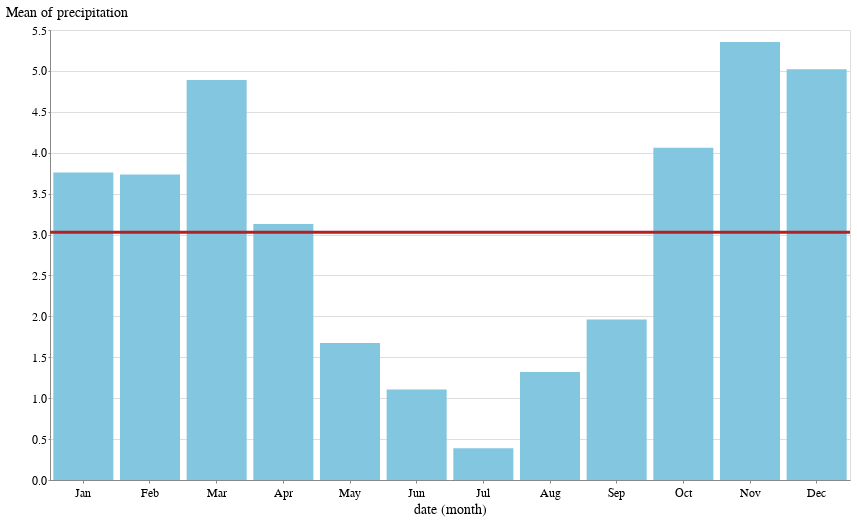

Source (notebook cell):
### Markdown cell above
#### Interactive Average

The plot below uses an interval selection, which causes the chart to include an interactive brush (shown in grey). The brush selection parameterizes the red guideline, which visualizes the average value within the selected interval.

### Code cell
source = data.seattle_weather()
brush = alt.selection(type='interval', encodings=['x'])

bars = alt.Chart().mark_bar().encode(
    x='month(date):O',
    y='mean(precipitation):Q',
    opacity=alt.condition(brush, alt.OpacityValue(1), alt.OpacityValue(0.7)),
).add_selection(
    brush
)

line = alt.Chart().mark_rule(color='firebrick').encode(
    y='mean(precipitation):Q',
    size=alt.SizeValue(3)
).transform_filter(
    brush
)

alt.layer(bars, line, data=source)

### Figure 1 — Vega-Lite specification as saved in the notebook (floating-point values rounded to 4 significant figures; data arrays with more than 128 entries replaced by an {"elided": "..."} marker saying what was removed)
{"config": {"view": {"width": 800, "height": 450}, "background": "#ffffff", "title": {"anchor": "start", "font": "BentonGothic-Bold, sans", "fontColor": "#000000", "fontSize": 22, "fontWeight": "normal"}, "arc": {"fill": "#82c6df"}, "area": {"fill": "#82c6df"}, "line": {"stroke": "#82c6df", "strokeWidth": 3}, "path": {"stroke": "#82c6df"}, "rect": {"fill": "#82c6df"}, "shape": {"stroke": "#82c6df"}, "bar": {"fill": "#82c6df"}, "point": {"stroke": "#82c6df"}, "symbol": {"fill": "#82c6df", "size": 30}, "axis": {"titleFont": "BentonGothic-Bold, sans", "titleFontSize": 14, "titleFontWeight": "normal", "labelFont": "BentonGothic, sans", "labelFontSize": 12, "labelFontWeight": "normal"}, "axisX": {"labelAngle": 0, "labelPadding": 4, "tickSize": 3}, "axisY": {"labelBaseline": "middle", "maxExtent": 45, "minExtent": 45, "tickSize": 2, "titleAlign": "left", "titleAngle": 0, "titleX": -45, "titleY": -11}, "legend": {"titleFont": "BentonGothic-Bold, sans", "titleFontSize": 14, "titleFontWeight": "normal", "symbolType": "square", "labelFont": "BentonGothic, sans", "labelFontSize": 13}, "range": {"category": ["#3580b1", "#ec8431", "#ab7fb4", "#c89d29", "#adc839", "#829eb1"], "diverging": ["#e68a4f", "#f4bb6a", "#f9e39c", "#dadfe2", "#a6b7c6", "#849eae"], "heatmap": ["#fbf2c7", "#f9e39c", "#f8d36e", "#f4bb6a", "#e68a4f", "#d15a40", "#ab4232"], "ordinal": ["#fbf2c7", "#f9e39c", "#f8d36e", "#f4bb6a", "#e68a4f", "#d15a40", "#ab4232"], "ramp": ["#fbf2c7", "#f9e39c", "#f8d36e", "#f4bb6a", "#e68a4f", "#d15a40", "#ab4232"]}}, "layer": [{"mark": "bar", "encoding": {"opacity": {"condition": {"value": 1, "selection": "selector002"}, "value": 0.7}, "x": {"field": "date", "timeUnit": "month", "type": "ordinal"}, "y": {"aggregate": "mean", "field": "precipitation", "type": "quantitative"}}, "selection": {"selector002": {"type": "interval", "encodings": ["x"]}}}, {"mark": {"type": "rule", "color": "firebrick"}, "encoding": {"size": {"value": 3}, "y": {"aggregate": "mean", "field": "precipitation", "type": "quantitative"}}, "transform": [{"filter": {"selection": "selector002"}}]}], "data": {"name": "data-830c39fec90146253fb06a06c26374ef"}, "$schema": "https://vega.github.io/schema/vega-lite/v4.17.0.json", "datasets": {"data-830c39fec90146253fb06a06c26374ef": {"elided": "1461 records"}}}
